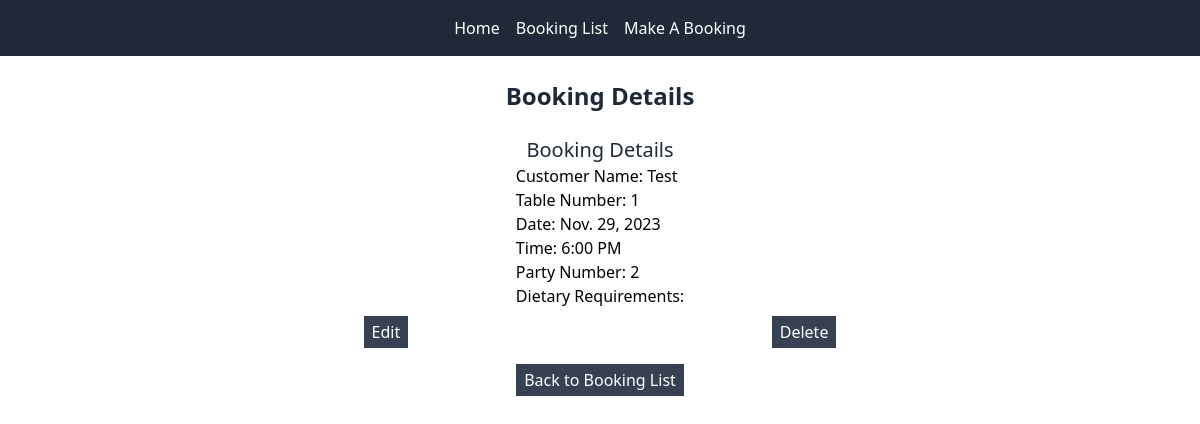
The app's page /booking-detail/9/ with its own data.
### tables/models.py (models this page shows, shortened)
class Table(models.Model):
    customer_name = models.CharField(max_length=50)
    customer_email = models.EmailField()
    customer_mobile = models.CharField(max_length=20)
    table_number = models.CharField(max_length=10, blank=True, null=True)
    date = models.DateField()
    time = models.IntegerField(choices=BOOKING_TIME)
    party_number = models.PositiveIntegerField()
    dietary_requirements = models.TextField(blank=True, null=True)
    created_at = models.DateTimeField(auto_now_add=True)

### tables/views.py (the view)
# urls.py: path("booking-detail/<int:pk>/", views.booking_detail, name="booking_detail"),
def booking_detail(request, pk):
    try:
        booking = Table.objects.get(pk=pk)
    except Table.DoesNotExist:
        raise Http404("Booking does not exist.")
    return render(request, "booking_details.html", {"booking": booking})

### templates/booking_details.html
{% extends 'base.html' %}
{% block content %}
<h1 class="text-center text-gray-800 text-2xl font-bold my-6">Booking Details</h1>
<div class="flex flex-col items-center justify-center">
    <h2 class="text-center text-gray-800 text-xl">Booking Details</h2>
    <div class="flex flex-col justify-evenly">
        <p>Customer Name: {{ booking.customer_name }}</p>
        <p>Table Number: {{ booking.table_number }}</p>
        <p>Date: {{ booking.date }}</p>
        <p>Time: {{ booking.get_time_display }}</p>
        <p>Party Number: {{ booking.party_number }}</p>
        <p>Dietary Requirements: {{ booking.dietary_requirements }}</p>
    </div>
    <div class="flex justify-evenly w-full my-2">
        <a href="{% url 'booking_edit' booking.id %}" class="bg-gray-700 text-white px-2 py-1">Edit</a>
        <a href="{% url 'booking_delete' booking.id %}" class="bg-gray-700 text-white px-2 py-1">Delete</a>
    </div>
    <a href="{% url 'booking_list' %}" class="bg-gray-700 text-white px-2 py-1 my-2">Back to Booking List</a>
</div>
{% endblock %}

### records on screen
Table: customer_name "Test", table_number "1", date "Nov. 29, 2023", time "6:00 PM", party_number "2"
